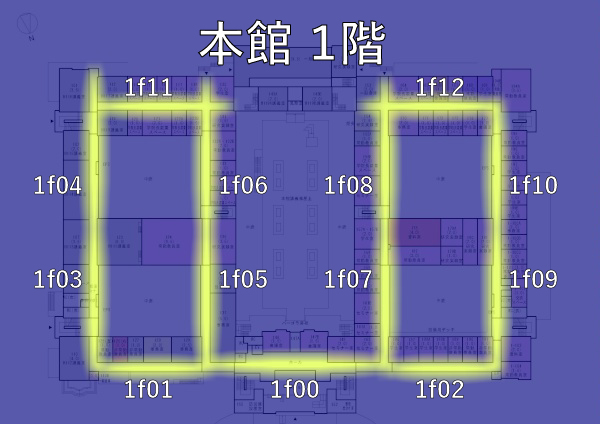
#> input picture sysprogr3_cite/CaptureVideo/CV_Module/Map_Honkan/1f_all.jpg, 600 x 424 px
$ python colormap.py
#> lines starting #> are read from the running program, lines starting #| are printed output that depends on the picture
import numpy as np
import cv2
import os
import json
import uuid
import logging


class Heatmapimage :

    def __init__(self, map_path, quality=1):
#> called with quality = 1
        self.original_map = cv2.imread(map_path+'.jpg')
#> self.original_map is the input picture: shape (424, 600, 3); mean B, G, R 160.5, 105, 103.3
        self.original_map_cut = cv2.imread(map_path+'.png',-1)
        self.resize_scale = quality
        self.image_size = list(self.original_map.shape[0:2])
#> self.image_size = [424, 600]
        self.colormap_size = [int(x / quality) for x in self.image_size]
#> self.colormap_size = [424, 600]
        self.color_weight = np.zeros(self.colormap_size+[1,], np.uint16)
        self.blank_image = np.zeros(self.image_size+[1,], np.uint8)
        # read point
        map_path_root = os.path.dirname(map_path)
        with open(os.path.join(map_path_root,'point.json'),'r') as f:
#> (reads sysprogr3_cite/CaptureVideo/CV_Module/Map_Honkan/point.json from the repository)
            self.point = json.load(f)

    def __gaussian_2d(self,x,y):
        x_c = np.array([x, y]) - self.mu
        return np.exp(- x_c.dot(self.inv_sigma).dot(x_c[np.newaxis, :].T) / 2.0) / (2*np.pi*np.sqrt(self.det))

    # [23 lines left out: functions __gaussian_2d_matrix, add_gaussian, not called in this run]

    def add_circle(self,point,darkness):
        logging.debug(darkness)
        pos = tuple(self.point[str(point % 13)][0])
        shape = tuple(self.point[str(point % 13)][1])
        self.blank_image = cv2.ellipse(self.blank_image,(pos,shape,360),(darkness,darkness,darkness), -1)

    def export_heatmap(self, root, alpha=0.3, color_type=cv2.COLORMAP_RAINBOW,mode=False,blur=15):
        color_map = cv2.applyColorMap(self.blank_image, color_type)
        color_map = cv2.blur(color_map,(blur,blur))
        blended = cv2.addWeighted(self.original_map, 1 - alpha, color_map, alpha, 0)
        if mode:
            return blended
        else :
            filename = os.path.join(root,str(uuid.uuid4()).replace('-', '')+'.jpg')
            cv2.imwrite(filename, blended)
            return filename

    # [43 lines left out: functions __get_gradation_2d, __get_gradation_3d, export_heatmap_with_colorbar, export_heatmap_with_colorbar_overlay, not called in this run]

if __name__ == '__main__':
    path = os.path.dirname(os.path.abspath(__file__))
    obj = Heatmapimage(os.path.join(path,'Map_Honkan','1f_all'))
    for itr in range(0,13):
        obj.add_circle(itr,itr*19)

    #img = obj.export_heatmap_with_colorbar_overlay('.',mode=True)
    img = obj.export_heatmap('.', alpha=0.3, color_type=cv2.COLORMAP_RAINBOW,mode=True)
#> in export_heatmap, `color_map = cv2.applyColorMap(self.blank_image, color_type)`:
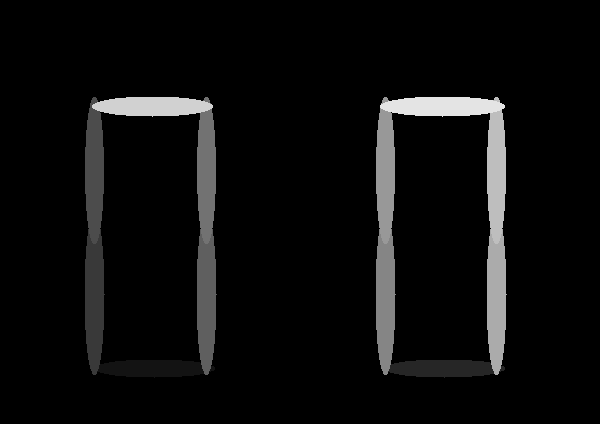
#> self.blank_image: shape (424, 600, 1); min 0, max 228, mean 12.2
#> in export_heatmap, `blended = cv2.addWeighted(self.original_map, 1 - alpha, color_map, alp..`:
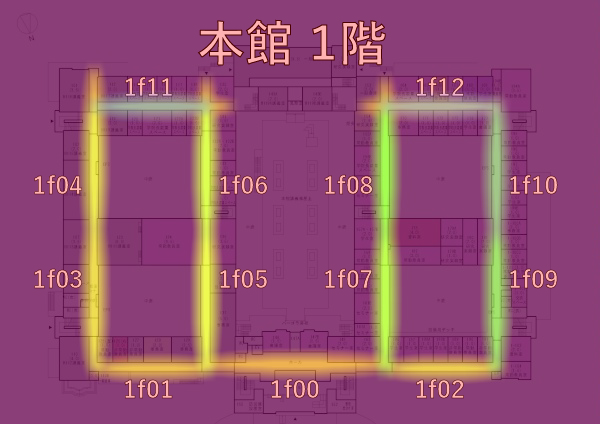
#> blended: shape (424, 600, 3); mean B, G, R 114.3, 77.7, 145.3
    cv2.imshow('map',img)
    cv2.waitKey(0)
